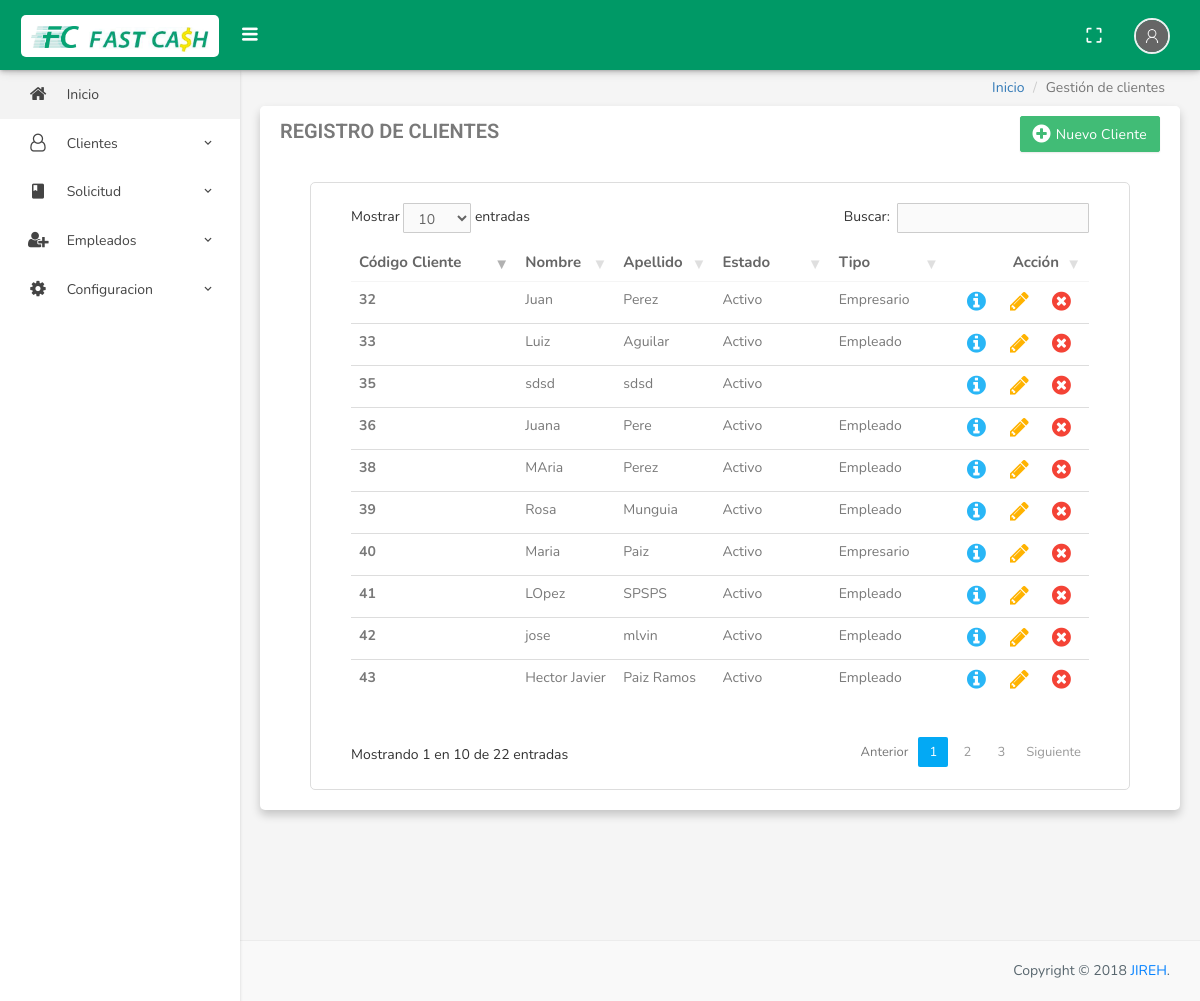
Page /index.php/clientes/gestionarCliente on the committed database.
### tables this page shows
CREATE TABLE `tbl_clientes` (
  `Id_Cliente` int(11) NOT NULL,
  `Codigo_Cliente` varchar(10) NOT NULL,
  `Nombre_Cliente` varchar(50) NOT NULL,
  `Apellido_Cliente` varchar(50) NOT NULL,
  `Condicion_Actual_Cliente` varchar(25) NOT NULL,
  `Estado_Civil_Cliente` varchar(25) NOT NULL,
  `Genero_Cliente` varchar(20) NOT NULL,
  `Telefono_Fijo_Cliente` varchar(10) DEFAULT NULL,
  `Telefono_Celular_Cliente` varchar(10) NOT NULL,
  `Domicilio_Cliente` text NOT NULL,
  `Fecha_Nacimiento_Cliente` date NOT NULL,
  `Zona_Cliente` varchar(25) NOT NULL,
  `DUI_Cliente` varchar(10) NOT NULL,
  `NIT_Cliente` varchar(18) NOT NULL,
  `Fecha_Registro_Cliente` date NOT NULL,
  `Observaciones_Cliente` text NOT NULL,
  `Profesion_Cliente` varchar(50) NOT NULL,
  `Fk_Id_Departamento` int(11) NOT NULL,
  `Fk_Id_Municipio` int(11) NOT NULL,
  `Tipo_Cliente` varchar(100) DEFAULT NULL
);

### application/controllers/Clientes.php (called while the page is built, shortened)
<?php
class Clientes extends CI_Controller {
	public function gestionarCliente(){
		$this->load->model('Clientes_Model');
		$registro=$this->Clientes_Model->CargarClientes();
		$data = array('registro'=>$registro);
		$this->load->view('Base/header');
		$this->load->view('Base/nav');
		$this->load->view("Clientes/Gestionar_Cliente", $data);
		$this->load->view('Base/footer');
	}
}
?>

### index.php (called while the page is built, shortened)
<?php
require_once BASEPATH.'core/CodeIgniter.php';

### application/models/Clientes_Model.php (called while the page is built, shortened)
<?php
class Clientes_Model extends CI_Model{
	public function CargarClientes(){
		$sql = "SELECT * FROM tbl_clientes";
		$datos=$this->db->query($sql);
		return $datos;
	}
}
?>

### application/views/Clientes/Gestionar_Cliente.php (the view, shortened to what this page needs)
<div class="content-page">
    <div class="content">
        <div class="container">
            <div class="row">
                <div class="col-sm-12">
                    <ol class="breadcrumb pull-right">
                        <li><a href="<?= base_url() ?>Home/main">Inicio</a></li>
                        <li class="active">Gestión de clientes</li>
                    </ol>
                </div>
            </div>
            <div class="row">
                <div class="col-md-12">
                    <div class="panel panel-default">
                        <div class="panel-heading">
						              <div class="table-title">
						                <div class="row">
						                  <div class="col-sm-5">
						                    <h3 class="panel-title">Registro de clientes</h3>
						                  </div>
						                  <div class="col-sm-7">
						                      <a title="Nuevo" data-toggle="tooltip" href="<?= base_url();?>Clientes/" class="btn btn-success"><i class="fa fa-plus-circle"></i> <span>Nuevo Cliente<span></a>
						                  </div>
						                </div>
                          </div>
						            </div>
                            <div class="panel-body">
                              <div class="row">
                                <div class="col-md-12 col-sm-12 col-xs-12">
                                  <div class="margn">
          							           <table id="datatable" class="table">
          												  <thead class="thead-dark thead thead1">
          												    <tr class="tr tr1">
          												      <th class="th th1" scope="col">Código Cliente</th>
          												      <th class="th th1" scope="col">Nombre</th>
          												      <th class="th th1" scope="col">Apellido</th>
          												      <th class="th th1" scope="col">Estado</th>
                                        <th class="th th1" scope="col">Tipo</th>
          												      <th class="th th1">Acción</th>
          												  </thead>
          												  <tbody class="tbody tbody1">
          												  <?php
          												  foreach ($registro->result() as $clientes) {
          												  $tipo = "'".$clientes->Tipo_Cliente."'"
          												  ?>
          												    <tr class="tr tr1">
          												      <td class="td td1" width="150"><b><?= $clientes->Id_Cliente?></b></td>
          												      <td class="td td1"><?= $clientes->Nombre_Cliente?></td>
          												      <td class="td td1"><?= $clientes->Apellido_Cliente?></td>
          												      <td class="td td1" width="100"><?= $clientes->Condicion_Actual_Cliente?></td>
                                        <td class="td td1" width="100"><?= $clientes->Tipo_Cliente?></td>
          												      <td class="td td1">
          												      	<a title="Ver historial" data-toggle="modal" data-target=".bs-example-modal-lg" onclick="MostrarInfo(<?= $clientes->Id_Cliente?>, <?php echo $tipo;?>)" class="waves-effect waves-light ver"><i class="fa fa-info-circle"></i></a>
            												      <a title="Editar" data-toggle="tooltip" href="<?=base_url()?>Clientes/Editar?id=<?= $clientes->Id_Cliente?>" class="waves-effect waves-light editar"><i class="fa fa-pencil"></i></a>
            												      <a title="Eliminar" class="waves-effect waves-light eliminar" data-id="<?= $clientes->Id_Cliente?>" data-toggle="modal" data-target=".modal_eliminar_cliente"><i class="fa fa-times-circle"></i></a>
          												      </td>
                                        </tr>
          												    <?php
          														}
          												    ?>
          												  </tbody>
          												</table>
                                </div>
                         </div>
                            </div>
                        </div>
                    </div>
                </div>
            </div>
        </div>
    </div>
</div>

### plantilla/css/waves-effect.css (style rules this page uses)
.waves-effect { position: relative; cursor: pointer; display: inline-block; overflow: hidden; -webkit-user-select: none; -moz-user-select: none; -ms-user-select: none; user-select: none; -webkit-tap-highlight-color: transparent; vertical-align: middle; z-index: 1; will-change: opacity, transform; -webkit-transition: all 0.3s ease-out; -moz-transition: all 0.3s ease-out; -o-transition: all 0.3s ease-out; -ms-transition: all 0.3s ease-out; transition: all 0.3s ease-out; }

### plantilla/assets/modal-effect/css/component.css (style rules this page uses)
.container { min-height: 100%; }

### plantilla/css/style.css (style rules this page uses)
body { background: #f5f5f5; margin: 0; -webkit-text-size-adjust: 100%; font-family: 'Nunito', sans-serif; }
h1, h2, h3, h4, h5, h6 { margin: 10px 0; }
h3 { line-height: 30px; }
h1, h2, h3, h4, h5, h6 { font-family: 'Roboto', sans-serif; color: #505458; }
* { outline: none !important; }
.container { width: auto; }
.breadcrumb { background-color: transparent; margin-top: -20px; margin-bottom: 0px; }
.row { margin-right: -10px; margin-left: -10px; }
.col-lg-1, .col-lg-10, .col-lg-11, .col-lg-12, .col-lg-2, .col-lg-3, .col-lg-4, .col-lg-5, .col-lg-6, .col-lg-7, .col-lg-8, .col-lg-9, .col-md-1, .col-md-10, .col-md-11, .col-md-12, .col-md-2, .col-md-3, .col-md-4, .col-md-5, .col-md-6, .col-md-7, .col-md-8, .col-md-9, .col-sm-1, .col-sm-10, .col-sm-11, .col-sm-12, .col-sm-2, .col-sm-3, .col-sm-4, .col-sm-5, .col-sm-6, .col-sm-7, .col-sm-8, .col-sm-9, .col-xs-1, .col-xs-10, .col-xs-11, .col-xs-12, .col-xs-2, .col-xs-3, .col-xs-4, .col-xs-5, .col-xs-6, .col-xs-7, .col-xs-8, .col-xs-9 { padding-left: 10px; padding-right: 10px; }
.panel { border: none; border-radius: 5px; margin-bottom: 20px; -webkit-box-shadow: 0px 5px 10px 0px rgba(0,0,0,0.2); -moz-box-shadow: 0px 5px 10px 0px rgba(0,0,0,0.2); box-shadow: 0px 5px 10px 0px rgba(0,0,0,0.2); }
.panel .panel-body { padding: 20px; padding-left: 50px; padding-right: 50px; }
.panel-heading { border-radius: 0; border: none !important; padding: 10px 20px; }
.panel-default>.panel-heading { color: #797979; background-color: #fff; border-top-left-radius: 5px; border-top-right-radius: 5px; }
.panel-title { font-size: 20px; text-transform: uppercase; font-weight: 600; margin-bottom: 0; margin-top: 0; }
.btn { border-radius: 2px; font-family: 'Nunito', sans-serif; letter-spacing: 0.2px; opacity: 0.93; -webkit-box-shadow: 0px 1px 2px 0px rgba(0,0,0,0.1); -moz-box-shadow: 0px 1px 2px 0px rgba(0,0,0,0.1); box-shadow: 0px 1px 2px 0px rgba(0,0,0,0.1); z-index: 0; }
.btn-primary,.btn-success,.btn-info,.btn-warning,.btn-danger,.btn-inverse,.btn-purple,.btn-pink { color: #FFFFFF !important; }
.btn-success,.btn-success:hover,.btn-success:focus,.btn-success:active, .btn-success.active, .btn-success.focus, .btn-success:active, .btn-success:focus, .btn-success:hover, .open>.dropdown-toggle.btn-success { background-color: #33b86c; border: 1px solid #33b86c; }
.content-page { margin-left: 240px; overflow: hidden; position: relative; min-height: 940px; }
.content-page > .content { margin-top: 70px; margin-bottom: 60px; padding: 20px 5px 15px 5px; position: relative; }
.table { margin-bottom: 10px; }
tbody { color: #797979; }
th { font-size: 15px; color: #666; }
#datatable td { font-weight: normal; }
.table-title .btn { float: right; }
.table-title .btn i { float: left; font-size: 21px; margin-right: 5px; }
.table-title .btn span { float: left; margin-top: 2px; }
.table > thead > tr > th { border-bottom: 1px solid #F5F5F5 !important; }
table.table td a.ver { color: #29b6f6; }
.ver i.fa, .editar i.fa, .eliminar i.fa { font-size: 22px; padding-left: 10px; padding-right: 10px; }
table.table td a.editar { color: #FFB300; }
table.table td a.eliminar { color: #F44336; }
.thead1 .tr1 .th1:last-child { text-align: right; }
.tbody1 .tr1 .td1:last-child { text-align: right; }
.margn { padding-top: 20px; padding-left: 40px; padding-right: 40px; padding-bottom: 20px; border: 1px solid #ddd; border-radius: 5px; }

### rows in the picture
tbl_clientes: Id_Cliente "32", Nombre_Cliente "Juan", Apellido_Cliente "Perez", Condicion_Actual_Cliente "Activo", Tipo_Cliente "Empresario"
tbl_clientes: Id_Cliente "33", Nombre_Cliente "Luiz", Apellido_Cliente "Aguilar", Condicion_Actual_Cliente "Activo", Tipo_Cliente "Empleado"
tbl_clientes: Id_Cliente "35", Nombre_Cliente "sdsd", Apellido_Cliente "sdsd", Condicion_Actual_Cliente "Activo"
tbl_clientes: Id_Cliente "36", Nombre_Cliente "Juana", Apellido_Cliente "Pere", Condicion_Actual_Cliente "Activo", Tipo_Cliente "Empleado"
tbl_clientes: Id_Cliente "38", Nombre_Cliente "MAria", Apellido_Cliente "Perez", Condicion_Actual_Cliente "Activo", Tipo_Cliente "Empleado"
tbl_clientes: Id_Cliente "39", Nombre_Cliente "Rosa", Apellido_Cliente "Munguia", Condicion_Actual_Cliente "Activo", Tipo_Cliente "Empleado"
tbl_clientes: Id_Cliente "40", Nombre_Cliente "Maria", Apellido_Cliente "Paiz", Condicion_Actual_Cliente "Activo", Tipo_Cliente "Empresario"
tbl_clientes: Id_Cliente "41", Nombre_Cliente "LOpez", Apellido_Cliente "SPSPS", Condicion_Actual_Cliente "Activo", Tipo_Cliente "Empleado"
tbl_clientes: Id_Cliente "42", Nombre_Cliente "jose", Apellido_Cliente "mlvin", Condicion_Actual_Cliente "Activo", Tipo_Cliente "Empleado"
tbl_clientes: Id_Cliente "43", Nombre_Cliente "Hector Javier", Apellido_Cliente "Paiz Ramos", Condicion_Actual_Cliente "Activo", Tipo_Cliente "Empleado"
